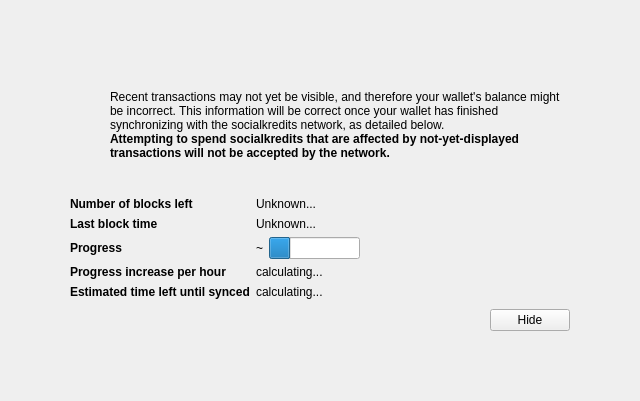
<?xml version="1.0" encoding="UTF-8"?>
<ui version="4.0">
 <class>ModalOverlay</class>
 <widget class="ModalOverlay" name="ModalOverlay">
  <property name="geometry">
   <rect>
    <x>0</x>
    <y>0</y>
    <width>640</width>
    <height>401</height>
   </rect>
  </property>
  <property name="windowTitle">
   <string>Form</string>
  </property>
  <layout class="QVBoxLayout" name="verticalLayout" stretch="0">
   <property name="sizeConstraint">
    <enum>QLayout::SetDefaultConstraint</enum>
   </property>
   <property name="leftMargin">
    <number>0</number>
   </property>
   <property name="topMargin">
    <number>0</number>
   </property>
   <property name="rightMargin">
    <number>0</number>
   </property>
   <property name="bottomMargin">
    <number>0</number>
   </property>
   <item>
    <widget class="QWidget" name="bgWidget" native="true">
     <property name="styleSheet">
      <string notr="true"/>
     </property>
     <layout class="QVBoxLayout" name="verticalLayoutMain" stretch="0">
      <property name="leftMargin">
       <number>60</number>
      </property>
      <property name="topMargin">
       <number>60</number>
      </property>
      <property name="rightMargin">
       <number>60</number>
      </property>
      <property name="bottomMargin">
       <number>60</number>
      </property>
      <item>
       <widget class="QWidget" name="contentWidget" native="true">
        <property name="styleSheet">
         <string notr="true"/>
        </property>
        <layout class="QVBoxLayout" name="verticalLayoutSub" stretch="1,0,0,0,0">
         <property name="spacing">
          <number>0</number>
         </property>
         <property name="leftMargin">
          <number>10</number>
         </property>
         <property name="topMargin">
          <number>10</number>
         </property>
         <property name="rightMargin">
          <number>10</number>
         </property>
         <property name="bottomMargin">
          <number>10</number>
         </property>
         <item>
          <layout class="QHBoxLayout" name="horizontalLayoutIconText" stretch="0,1">
           <property name="topMargin">
            <number>20</number>
           </property>
           <item>
            <layout class="QVBoxLayout" name="verticalLayoutIcon">
             <property name="leftMargin">
              <number>0</number>
             </property>
             <item>
              <widget class="QPushButton" name="warningIcon">
               <property name="enabled">
                <bool>false</bool>
               </property>
               <property name="text">
                <string/>
               </property>
               <property name="icon">
                <iconset>
                 <normaloff>:/icons/warning</normaloff>
                 <disabledoff>:/icons/warning</disabledoff>:/icons/warning</iconset>
               </property>
               <property name="iconSize">
                <size>
                 <width>48</width>
                 <height>48</height>
                </size>
               </property>
               <property name="flat">
                <bool>true</bool>
               </property>
              </widget>
             </item>
             <item>
              <spacer name="verticalSpacerWarningIcon">
               <property name="orientation">
                <enum>Qt::Vertical</enum>
               </property>
               <property name="sizeHint" stdset="0">
                <size>
                 <width>20</width>
                 <height>40</height>
                </size>
               </property>
              </spacer>
             </item>
            </layout>
           </item>
           <item>
            <layout class="QVBoxLayout" name="verticalLayoutInfoText">
             <property name="leftMargin">
              <number>0</number>
             </property>
             <property name="topMargin">
              <number>0</number>
             </property>
             <item>
              <widget class="QLabel" name="infoText">
               <property name="text">
                <string>Recent transactions may not yet be visible, and therefore your wallet's balance might be incorrect. This information will be correct once your wallet has finished synchronizing with the socialkredits network, as detailed below.</string>
               </property>
               <property name="textFormat">
                <enum>Qt::RichText</enum>
               </property>
               <property name="wordWrap">
                <bool>true</bool>
               </property>
              </widget>
             </item>
             <item>
              <widget class="QLabel" name="infoTextStrong">
               <property name="font">
                <font>
                 <weight>75</weight>
                 <bold>true</bold>
                </font>
               </property>
               <property name="text">
                <string>Attempting to spend socialkredits that are affected by not-yet-displayed transactions will not be accepted by the network.</string>
               </property>
               <property name="textFormat">
                <enum>Qt::RichText</enum>
               </property>
               <property name="wordWrap">
                <bool>true</bool>
               </property>
              </widget>
             </item>
             <item>
              <spacer name="verticalSpacerInTextSpace">
               <property name="orientation">
                <enum>Qt::Vertical</enum>
               </property>
               <property name="sizeHint" stdset="0">
                <size>
                 <width>20</width>
                 <height>40</height>
                </size>
               </property>
              </spacer>
             </item>
            </layout>
           </item>
          </layout>
         </item>
         <item>
          <spacer name="verticalSpacerAfterText">
           <property name="orientation">
            <enum>Qt::Vertical</enum>
           </property>
           <property name="sizeHint" stdset="0">
            <size>
             <width>20</width>
             <height>40</height>
            </size>
           </property>
          </spacer>
         </item>
         <item>
          <layout class="QFormLayout" name="formLayout">
           <property name="fieldGrowthPolicy">
            <enum>QFormLayout::FieldsStayAtSizeHint</enum>
           </property>
           <property name="horizontalSpacing">
            <number>6</number>
           </property>
           <property name="verticalSpacing">
            <number>6</number>
           </property>
           <property name="topMargin">
            <number>10</number>
           </property>
           <item row="0" column="0">
            <widget class="QLabel" name="labelNumberOfBlocksLeft">
             <property name="font">
              <font>
               <weight>75</weight>
               <bold>true</bold>
              </font>
             </property>
             <property name="text">
              <string>Number of blocks left</string>
             </property>
            </widget>
           </item>
           <item row="0" column="1">
            <widget class="QLabel" name="numberOfBlocksLeft">
             <property name="text">
              <string>Unknown...</string>
             </property>
            </widget>
           </item>
           <item row="1" column="0">
            <widget class="QLabel" name="labelLastBlockTime">
             <property name="font">
              <font>
               <weight>75</weight>
               <bold>true</bold>
              </font>
             </property>
             <property name="text">
              <string>Last block time</string>
             </property>
            </widget>
           </item>
           <item row="1" column="1">
            <widget class="QLabel" name="newestBlockDate">
             <property name="sizePolicy">
              <sizepolicy hsizetype="Maximum" vsizetype="Preferred">
               <horstretch>0</horstretch>
               <verstretch>0</verstretch>
              </sizepolicy>
             </property>
             <property name="text">
              <string>Unknown...</string>
             </property>
            </widget>
           </item>
           <item row="2" column="0">
            <widget class="QLabel" name="labelSyncDone">
             <property name="font">
              <font>
               <weight>75</weight>
               <bold>true</bold>
              </font>
             </property>
             <property name="text">
              <string>Progress</string>
             </property>
            </widget>
           </item>
           <item row="2" column="1">
            <layout class="QHBoxLayout" name="horizontalLayoutSync" stretch="0,1">
             <item>
              <widget class="QLabel" name="percentageProgress">
               <property name="text">
                <string>~</string>
               </property>
              </widget>
             </item>
             <item>
              <widget class="QProgressBar" name="progressBar">
               <property name="value">
                <number>24</number>
               </property>
               <property name="format">
                <string/>
               </property>
              </widget>
             </item>
            </layout>
           </item>
           <item row="4" column="0">
            <widget class="QLabel" name="labelProgressIncrease">
             <property name="font">
              <font>
               <weight>75</weight>
               <bold>true</bold>
              </font>
             </property>
             <property name="text">
              <string>Progress increase per hour</string>
             </property>
            </widget>
           </item>
           <item row="4" column="1">
            <widget class="QLabel" name="progressIncreasePerH">
             <property name="text">
              <string>calculating...</string>
             </property>
            </widget>
           </item>
           <item row="5" column="0">
            <widget class="QLabel" name="labelEstimatedTimeLeft">
             <property name="font">
              <font>
               <weight>75</weight>
               <bold>true</bold>
              </font>
             </property>
             <property name="text">
              <string>Estimated time left until synced</string>
             </property>
            </widget>
           </item>
           <item row="5" column="1">
            <widget class="QLabel" name="expectedTimeLeft">
             <property name="text">
              <string>calculating...</string>
             </property>
            </widget>
           </item>
          </layout>
         </item>
         <item>
          <layout class="QHBoxLayout" name="horizontalLayoutButtons">
           <property name="leftMargin">
            <number>10</number>
           </property>
           <property name="topMargin">
            <number>10</number>
           </property>
           <item>
            <spacer name="horizontalSpacer">
             <property name="orientation">
              <enum>Qt::Horizontal</enum>
             </property>
             <property name="sizeHint" stdset="0">
              <size>
               <width>40</width>
               <height>20</height>
              </size>
             </property>
            </spacer>
           </item>
           <item>
            <widget class="QPushButton" name="closeButton">
             <property name="text">
              <string>Hide</string>
             </property>
            </widget>
           </item>
          </layout>
         </item>
         <item>
          <layout class="QVBoxLayout" name="verticalLayout_2">
           <item>
            <spacer name="verticalSpacer">
             <property name="orientation">
              <enum>Qt::Vertical</enum>
             </property>
             <property name="sizeHint" stdset="0">
              <size>
               <width>20</width>
               <height>40</height>
              </size>
             </property>
            </spacer>
           </item>
          </layout>
         </item>
        </layout>
       </widget>
      </item>
     </layout>
    </widget>
   </item>
  </layout>
 </widget>
 <customwidgets>
  <customwidget>
   <class>ModalOverlay</class>
   <extends>QWidget</extends>
   <header>modaloverlay.h</header>
   <container>1</container>
  </customwidget>
 </customwidgets>
 <resources/>
 <connections/>
</ui>
